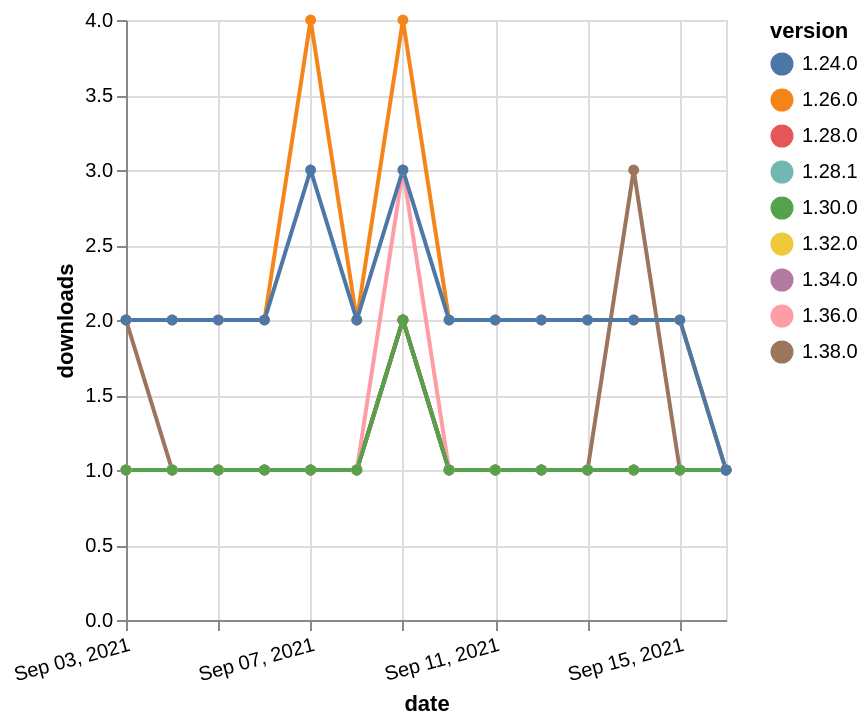

Specify this chart in Vega-Lite:
### Vega-Lite specification from a JSON file in a GitHub repository (floating-point values rounded to 4 significant figures)
{"$schema": "https://vega.github.io/schema/vega-lite/v5.json", "description": "A simple bar chart with embedded data.", "data": {"values": [{"date": "2021-09-03", "total": 168, "delta": 1, "version": "1.34.0"}, {"date": "2021-09-04", "total": 169, "delta": 1, "version": "1.34.0"}, {"date": "2021-09-05", "total": 170, "delta": 1, "version": "1.34.0"}, {"date": "2021-09-06", "total": 171, "delta": 1, "version": "1.34.0"}, {"date": "2021-09-07", "total": 172, "delta": 1, "version": "1.34.0"}, {"date": "2021-09-08", "total": 173, "delta": 1, "version": "1.34.0"}, {"date": "2021-09-09", "total": 175, "delta": 2, "version": "1.34.0"}, {"date": "2021-09-10", "total": 176, "delta": 1, "version": "1.34.0"}, {"date": "2021-09-11", "total": 177, "delta": 1, "version": "1.34.0"}, {"date": "2021-09-12", "total": 178, "delta": 1, "version": "1.34.0"}, {"date": "2021-09-13", "total": 179, "delta": 1, "version": "1.34.0"}, {"date": "2021-09-14", "total": 180, "delta": 1, "version": "1.34.0"}, {"date": "2021-09-15", "total": 181, "delta": 1, "version": "1.34.0"}, {"date": "2021-09-16", "total": 182, "delta": 1, "version": "1.34.0"}, {"date": "2021-09-03", "total": 250, "delta": 1, "version": "1.28.1"}, {"date": "2021-09-04", "total": 251, "delta": 1, "version": "1.28.1"}, {"date": "2021-09-05", "total": 252, "delta": 1, "version": "1.28.1"}, {"date": "2021-09-06", "total": 253, "delta": 1, "version": "1.28.1"}, {"date": "2021-09-07", "total": 254, "delta": 1, "version": "1.28.1"}, {"date": "2021-09-08", "total": 255, "delta": 1, "version": "1.28.1"}, {"date": "2021-09-09", "total": 257, "delta": 2, "version": "1.28.1"}, {"date": "2021-09-10", "total": 258, "delta": 1, "version": "1.28.1"}, {"date": "2021-09-11", "total": 259, "delta": 1, "version": "1.28.1"}, {"date": "2021-09-12", "total": 260, "delta": 1, "version": "1.28.1"}, {"date": "2021-09-13", "total": 261, "delta": 1, "version": "1.28.1"}, {"date": "2021-09-14", "total": 262, "delta": 1, "version": "1.28.1"}, {"date": "2021-09-15", "total": 263, "delta": 1, "version": "1.28.1"}, {"date": "2021-09-16", "total": 264, "delta": 1, "version": "1.28.1"}, {"date": "2021-09-03", "total": 196, "delta": 1, "version": "1.32.0"}, {"date": "2021-09-04", "total": 197, "delta": 1, "version": "1.32.0"}, {"date": "2021-09-05", "total": 198, "delta": 1, "version": "1.32.0"}, {"date": "2021-09-06", "total": 199, "delta": 1, "version": "1.32.0"}, {"date": "2021-09-07", "total": 200, "delta": 1, "version": "1.32.0"}, {"date": "2021-09-08", "total": 201, "delta": 1, "version": "1.32.0"}, {"date": "2021-09-09", "total": 203, "delta": 2, "version": "1.32.0"}, {"date": "2021-09-10", "total": 204, "delta": 1, "version": "1.32.0"}, {"date": "2021-09-11", "total": 205, "delta": 1, "version": "1.32.0"}, {"date": "2021-09-12", "total": 206, "delta": 1, "version": "1.32.0"}, {"date": "2021-09-13", "total": 207, "delta": 1, "version": "1.32.0"}, {"date": "2021-09-14", "total": 208, "delta": 1, "version": "1.32.0"}, {"date": "2021-09-15", "total": 209, "delta": 1, "version": "1.32.0"}, {"date": "2021-09-16", "total": 210, "delta": 1, "version": "1.32.0"}, {"date": "2021-09-03", "total": 241, "delta": 1, "version": "1.28.0"}, {"date": "2021-09-04", "total": 242, "delta": 1, "version": "1.28.0"}, {"date": "2021-09-05", "total": 243, "delta": 1, "version": "1.28.0"}, {"date": "2021-09-06", "total": 244, "delta": 1, "version": "1.28.0"}, {"date": "2021-09-07", "total": 245, "delta": 1, "version": "1.28.0"}, {"date": "2021-09-08", "total": 246, "delta": 1, "version": "1.28.0"}, {"date": "2021-09-09", "total": 248, "delta": 2, "version": "1.28.0"}, {"date": "2021-09-10", "total": 249, "delta": 1, "version": "1.28.0"}, {"date": "2021-09-11", "total": 250, "delta": 1, "version": "1.28.0"}, {"date": "2021-09-12", "total": 251, "delta": 1, "version": "1.28.0"}, {"date": "2021-09-13", "total": 252, "delta": 1, "version": "1.28.0"}, {"date": "2021-09-14", "total": 253, "delta": 1, "version": "1.28.0"}, {"date": "2021-09-15", "total": 254, "delta": 1, "version": "1.28.0"}, {"date": "2021-09-16", "total": 255, "delta": 1, "version": "1.28.0"}, {"date": "2021-09-03", "total": 2589, "delta": 2, "version": "1.26.0"}, {"date": "2021-09-04", "total": 2591, "delta": 2, "version": "1.26.0"}, {"date": "2021-09-05", "total": 2593, "delta": 2, "version": "1.26.0"}, {"date": "2021-09-06", "total": 2595, "delta": 2, "version": "1.26.0"}, {"date": "2021-09-07", "total": 2599, "delta": 4, "version": "1.26.0"}, {"date": "2021-09-08", "total": 2601, "delta": 2, "version": "1.26.0"}, {"date": "2021-09-09", "total": 2605, "delta": 4, "version": "1.26.0"}, {"date": "2021-09-10", "total": 2607, "delta": 2, "version": "1.26.0"}, {"date": "2021-09-11", "total": 2609, "delta": 2, "version": "1.26.0"}, {"date": "2021-09-12", "total": 2611, "delta": 2, "version": "1.26.0"}, {"date": "2021-09-13", "total": 2613, "delta": 2, "version": "1.26.0"}, {"date": "2021-09-14", "total": 2615, "delta": 2, "version": "1.26.0"}, {"date": "2021-09-15", "total": 2617, "delta": 2, "version": "1.26.0"}, {"date": "2021-09-16", "total": 2618, "delta": 1, "version": "1.26.0"}, {"date": "2021-09-03", "total": 126, "delta": 2, "version": "1.38.0"}, {"date": "2021-09-04", "total": 127, "delta": 1, "version": "1.38.0"}, {"date": "2021-09-05", "total": 128, "delta": 1, "version": "1.38.0"}, {"date": "2021-09-06", "total": 129, "delta": 1, "version": "1.38.0"}, {"date": "2021-09-07", "total": 130, "delta": 1, "version": "1.38.0"}, {"date": "2021-09-08", "total": 131, "delta": 1, "version": "1.38.0"}, {"date": "2021-09-09", "total": 133, "delta": 2, "version": "1.38.0"}, {"date": "2021-09-10", "total": 134, "delta": 1, "version": "1.38.0"}, {"date": "2021-09-11", "total": 135, "delta": 1, "version": "1.38.0"}, {"date": "2021-09-12", "total": 136, "delta": 1, "version": "1.38.0"}, {"date": "2021-09-13", "total": 137, "delta": 1, "version": "1.38.0"}, {"date": "2021-09-14", "total": 140, "delta": 3, "version": "1.38.0"}, {"date": "2021-09-15", "total": 141, "delta": 1, "version": "1.38.0"}, {"date": "2021-09-16", "total": 142, "delta": 1, "version": "1.38.0"}, {"date": "2021-09-03", "total": 197, "delta": 1, "version": "1.36.0"}, {"date": "2021-09-04", "total": 198, "delta": 1, "version": "1.36.0"}, {"date": "2021-09-05", "total": 199, "delta": 1, "version": "1.36.0"}, {"date": "2021-09-06", "total": 200, "delta": 1, "version": "1.36.0"}, {"date": "2021-09-07", "total": 201, "delta": 1, "version": "1.36.0"}, {"date": "2021-09-08", "total": 202, "delta": 1, "version": "1.36.0"}, {"date": "2021-09-09", "total": 205, "delta": 3, "version": "1.36.0"}, {"date": "2021-09-10", "total": 206, "delta": 1, "version": "1.36.0"}, {"date": "2021-09-11", "total": 207, "delta": 1, "version": "1.36.0"}, {"date": "2021-09-12", "total": 208, "delta": 1, "version": "1.36.0"}, {"date": "2021-09-13", "total": 209, "delta": 1, "version": "1.36.0"}, {"date": "2021-09-14", "total": 210, "delta": 1, "version": "1.36.0"}, {"date": "2021-09-15", "total": 211, "delta": 1, "version": "1.36.0"}, {"date": "2021-09-16", "total": 212, "delta": 1, "version": "1.36.0"}, {"date": "2021-09-03", "total": 199, "delta": 1, "version": "1.30.0"}, {"date": "2021-09-04", "total": 200, "delta": 1, "version": "1.30.0"}, {"date": "2021-09-05", "total": 201, "delta": 1, "version": "1.30.0"}, {"date": "2021-09-06", "total": 202, "delta": 1, "version": "1.30.0"}, {"date": "2021-09-07", "total": 203, "delta": 1, "version": "1.30.0"}, {"date": "2021-09-08", "total": 204, "delta": 1, "version": "1.30.0"}, {"date": "2021-09-09", "total": 206, "delta": 2, "version": "1.30.0"}, {"date": "2021-09-10", "total": 207, "delta": 1, "version": "1.30.0"}, {"date": "2021-09-11", "total": 208, "delta": 1, "version": "1.30.0"}, {"date": "2021-09-12", "total": 209, "delta": 1, "version": "1.30.0"}, {"date": "2021-09-13", "total": 210, "delta": 1, "version": "1.30.0"}, {"date": "2021-09-14", "total": 211, "delta": 1, "version": "1.30.0"}, {"date": "2021-09-15", "total": 212, "delta": 1, "version": "1.30.0"}, {"date": "2021-09-16", "total": 213, "delta": 1, "version": "1.30.0"}, {"date": "2021-09-03", "total": 2402, "delta": 2, "version": "1.24.0"}, {"date": "2021-09-04", "total": 2404, "delta": 2, "version": "1.24.0"}, {"date": "2021-09-05", "total": 2406, "delta": 2, "version": "1.24.0"}, {"date": "2021-09-06", "total": 2408, "delta": 2, "version": "1.24.0"}, {"date": "2021-09-07", "total": 2411, "delta": 3, "version": "1.24.0"}, {"date": "2021-09-08", "total": 2413, "delta": 2, "version": "1.24.0"}, {"date": "2021-09-09", "total": 2416, "delta": 3, "version": "1.24.0"}, {"date": "2021-09-10", "total": 2418, "delta": 2, "version": "1.24.0"}, {"date": "2021-09-11", "total": 2420, "delta": 2, "version": "1.24.0"}, {"date": "2021-09-12", "total": 2422, "delta": 2, "version": "1.24.0"}, {"date": "2021-09-13", "total": 2424, "delta": 2, "version": "1.24.0"}, {"date": "2021-09-14", "total": 2426, "delta": 2, "version": "1.24.0"}, {"date": "2021-09-15", "total": 2428, "delta": 2, "version": "1.24.0"}, {"date": "2021-09-16", "total": 2429, "delta": 1, "version": "1.24.0"}]}, "width": "container", "mark": {"type": "line", "point": {"filled": true}}, "encoding": {"x": {"field": "date", "type": "temporal", "timeUnit": "yearmonthdate", "title": "date", "axis": {"labelAngle": -15}}, "y": {"field": "delta", "type": "quantitative", "title": "downloads"}, "color": {"field": "version", "type": "nominal"}, "tooltip": {"field": "delta"}}}
